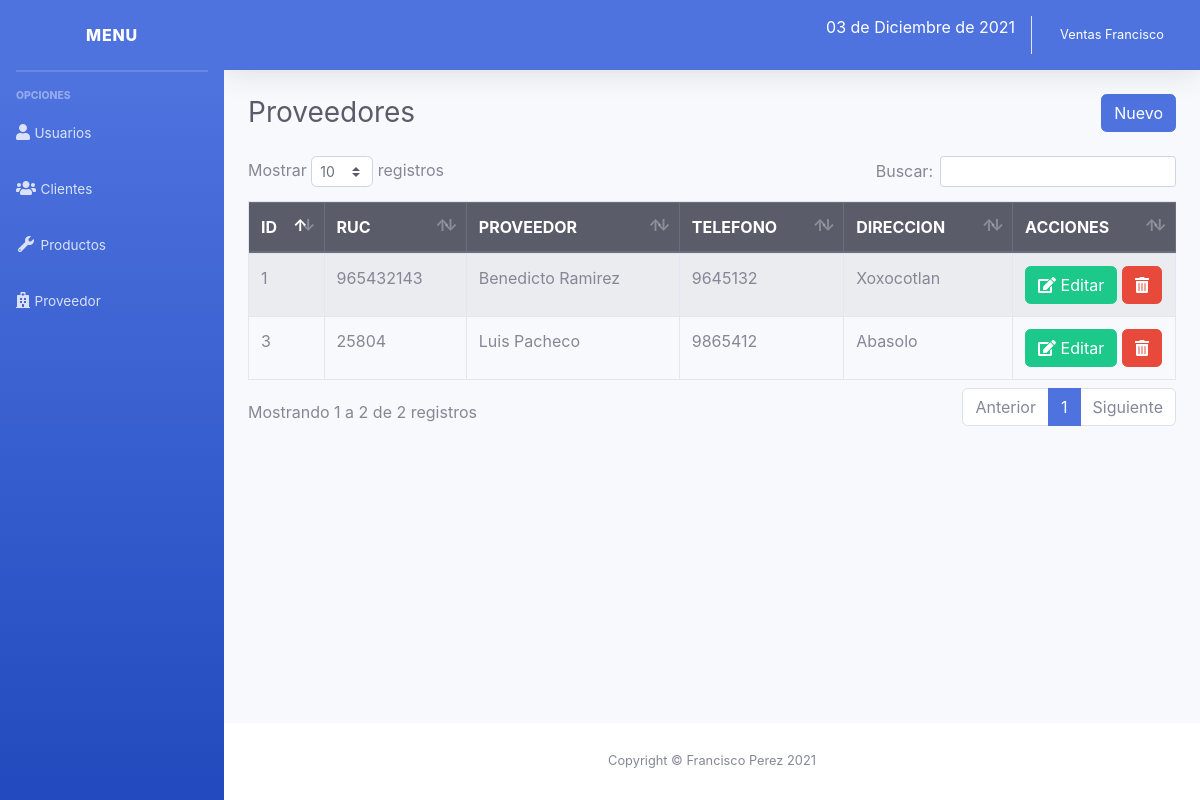
/sistema/lista_proveedor.php (signed in), run on the app's committed database.
### tables this page shows
CREATE TABLE `proveedor` (
  `codproveedor` int(11) NOT NULL,
  `proveedor` varchar(100) NOT NULL,
  `contacto` varchar(100) NOT NULL,
  `telefono` int(11) NOT NULL,
  `direccion` varchar(100) NOT NULL,
  `usuario_id` int(11) NOT NULL
);

### sistema/lista_proveedor.php (the view)
<?php include_once "includes/header.php"; ?>
<div class="container-fluid">
	<div class="d-sm-flex align-items-center justify-content-between mb-4">
		<h1 class="h3 mb-0 text-gray-800">Proveedores</h1>
		<a href="registro_proveedor.php" class="btn btn-primary">Nuevo</a>
	</div>
	<div class="row">
		<div class="col-lg-12">
			<div class="table-responsive">
				<table class="table table-striped table-bordered" id="table">
					<thead class="thead-dark">
						<tr>
							<th>ID</th>
							<th>RUC</th>
							<th>PROVEEDOR</th>
							<th>TELEFONO</th>
							<th>DIRECCION</th>
							<?php if ($_SESSION['rol'] == 1) { ?>
							<th>ACCIONES</th>
							<?php } ?>
						</tr>
					</thead>
					<tbody>
						<?php
						include "../conexion.php";
						$query = mysqli_query($conexion, "SELECT * FROM proveedor");
						$result = mysqli_num_rows($query);
						if ($result > 0) {
							while ($data = mysqli_fetch_assoc($query)) { ?>
								<tr>
									<td><?php echo $data['codproveedor']; ?></td>
									<td><?php echo $data['contacto']; ?></td>
									<td><?php echo $data['proveedor']; ?></td>
									<td><?php echo $data['telefono']; ?></td>
									<td><?php echo $data['direccion']; ?></td>
									<?php if ($_SESSION['rol'] == 1) { ?>
									<td>
										<a href="editar_proveedor.php?id=<?php echo $data['codproveedor']; ?>" class="btn btn-success"><i class='fas fa-edit'></i> Editar</a>
										<form action="eliminar_proveedor.php?id=<?php echo $data['codproveedor']; ?>" method="post" class="confirmar d-inline">
											<button class="btn btn-danger" type="submit"><i class='fas fa-trash-alt'></i> </button>
										</form>
									</td>
									<?php } ?>
								</tr>
						<?php }
						} ?>
					</tbody>
				</table>
			</div>
		</div>
	</div>
</div>
</div>
<?php include_once "includes/footer.php"; ?>

### data on the page
proveedor: codproveedor "1", contacto "965432143", proveedor "Benedicto Ramirez", telefono "9645132", direccion "Xoxocotlan"
proveedor: codproveedor "3", contacto "25804", proveedor "Luis Pacheco", telefono "9865412", direccion "Abasolo"

### other printed values
fecha() "03 de Diciembre de 2021"
$_SESSION['nombre'] "Ventas Francisco"
